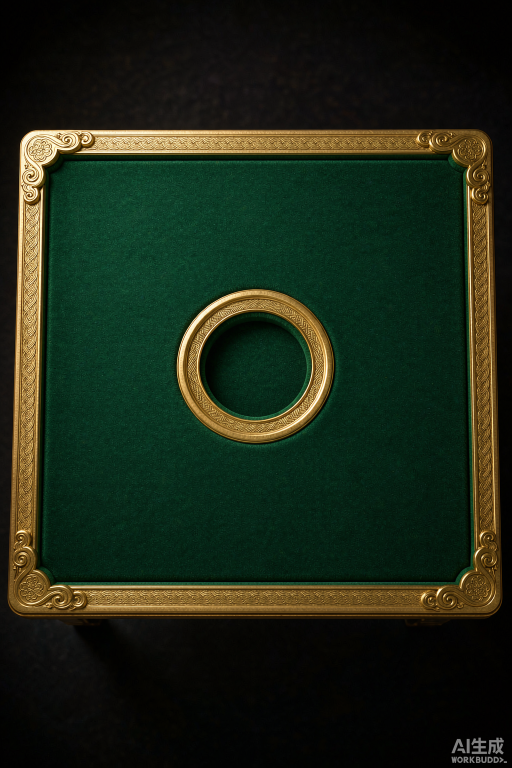
#> input picture generated-images/game-start-table-v2/Photorealistic_top_down_orthog_2026-10-04T15-20-46.png, 1024 x 1536 px, found by its file name (shown at 1/2 size)
$ python refine_final.py
#> lines starting #> are read from the running program, lines starting #| are printed output that depends on the picture; after the words box and inside, x2 and y2 are one past the last pixel; in counts of white or black regions, pixels touching at a corner belong together
# -*- coding: utf-8 -*-
"""定稿资产精修 v3（三处修正）：
  ① 裁切中心：改用「毡面中心」（正方、可靠），不再用被单行噪点带偏的桌体框中心。
  ② 桌框外扩量：改多行/多列采样取中位数，并对异常小值（< 其他三边中位数 30%）做修正。
  ③ 骰子判据：白晕改为「边缘带 vs 紧邻内部环」比较（核心含朱红点会压低均值，导致误报）；
     反预乘后清理极低 alpha 像素的 RGB（消除透明区彩色残留）。
"""
import os
import json
import numpy as np
import cv2
from PIL import Image
from scipy import ndimage

ROOT = '/Users/consli/WorkBuddy/2026-10-04-19-15-36'
SRC_TABLE = ROOT + '/generated-images/game-start-table-v2/Photorealistic_top_down_orthog_2026-10-04T15-20-46.png'
PROC = ROOT + '/docs-verify/game-5/game-start/proc'
OUT = PROC + '/final'
os.makedirs(OUT, exist_ok=True)
rep = []

LUMW = np.array([0.299, 0.587, 0.114], dtype=np.float32)


def hsv(a):
    r, g, b = a[..., 0], a[..., 1], a[..., 2]
    mx = a.max(-1); mn = a.min(-1); d = mx - mn
    s = np.where(mx > 1e-6, d / np.maximum(mx, 1e-6), 0); v = mx
    h = np.zeros_like(mx); nz = d > 1e-6
    i = nz & (mx == r); h[i] = (60 * ((g[i] - b[i]) / d[i])) % 360
    i = nz & (mx == g); h[i] = 60 * ((b[i] - r[i]) / d[i]) + 120
    i = nz & (mx == b); h[i] = 60 * ((r[i] - g[i]) / d[i]) + 240
    return h, s, v


def felt_mask(a):
    h_, s_, v_ = hsv(a)
    m = (h_ > 95) & (h_ < 175) & (s_ > 0.22) & (v_ > 0.10)
    H, W = m.shape
    m[int(H * .93):, int(W * .80)] = False
    m[int(H * .93):, int(W * .80):] = False
    lb, n = ndimage.label(m)
    if n > 1:
        sz = ndimage.sum(m, lb, range(1, n + 1))
        m = (lb == int(np.argmax(sz)) + 1)
    return m


def orth(m):
    ys, xs = np.where(m)
    y0, y1 = ys.min(), ys.max()
    Y, L, R = [], [], []
    for y in range(int(y0 + (y1 - y0) * .20), int(y0 + (y1 - y0) * .85), 6):
        xr = np.where(m[y])[0]
        if len(xr) > 60:
            Y.append(y); L.append(xr.min()); R.append(xr.max())
    Y = np.array(Y); L = np.array(L); R = np.array(R)
    kl = np.polyfit(Y, L, 1)[0] * 100
    kr = np.polyfit(Y, R, 1)[0] * 100
    ws = R - L
    return abs(kl - kr), (ws.max() - ws.min()) / ws.mean() * 100


def fit_corners(m):
    ys, xs = np.where(m)
    y0, y1, x0, x1 = ys.min(), ys.max(), xs.min(), xs.max()
    Y, L, R = [], [], []
    for y in range(int(y0 + (y1 - y0) * .15), int(y0 + (y1 - y0) * .86), 4):
        xr = np.where(m[y])[0]
        if len(xr) > 60:
            Y.append(y); L.append(xr.min()); R.append(xr.max())
    kl, bl = np.polyfit(np.array(Y), np.array(L), 1)
    kr, br = np.polyfit(np.array(Y), np.array(R), 1)
    X, T, B = [], [], []
    for x in range(int(x0 + (x1 - x0) * .15), int(x0 + (x1 - x0) * .86), 4):
        yc = np.where(m[:, x])[0]
        if len(yc) > 60:
            X.append(x); T.append(yc.min()); B.append(yc.max())
    kt, bt = np.polyfit(np.array(X), np.array(T), 1)
    kb, bb = np.polyfit(np.array(X), np.array(B), 1)

    def ix(kh, bh, kv, bv):
        y = (kh * bv + bh) / (1 - kh * kv)
        return np.array([kv * y + bv, y], np.float32)
    return np.array([ix(kt, bt, kl, bl), ix(kt, bt, kr, br), ix(kb, bb, kr, br), ix(kb, bb, kl, bl)])


def tray_metrics(a):
    h_, s_, v_ = hsv(a)
    cd = a.shape[0]
    gold = (h_ > 26) & (h_ < 64) & (s_ > 0.28) & (v_ > 0.32)
    gold[:int(cd * .18), :] = False; gold[int(cd * .82):, :] = False
    gold[:, :int(cd * .18)] = False; gold[:, int(cd * .82):] = False
    gy, gx = np.where(gold)
    cx, cy = gx.mean(), gy.mean()
    rx = np.percentile(np.abs(gx - cx), 99)
    ry = np.percentile(np.abs(gy - cy), 99)
    return cx / cd, cy / cd, rx / cd, rx / ry


# ==================== ① 桌图 C ====================
img = cv2.imread(SRC_TABLE)
#> img is the input picture: shape (1536, 1024, 3); mean B, G, R 22.7, 38.9, 28.5
rgb = cv2.cvtColor(img, cv2.COLOR_BGR2RGB).astype(np.float32) / 255
m0 = felt_mask(rgb)
#> in hsv, `nz = d > 1e-06`:
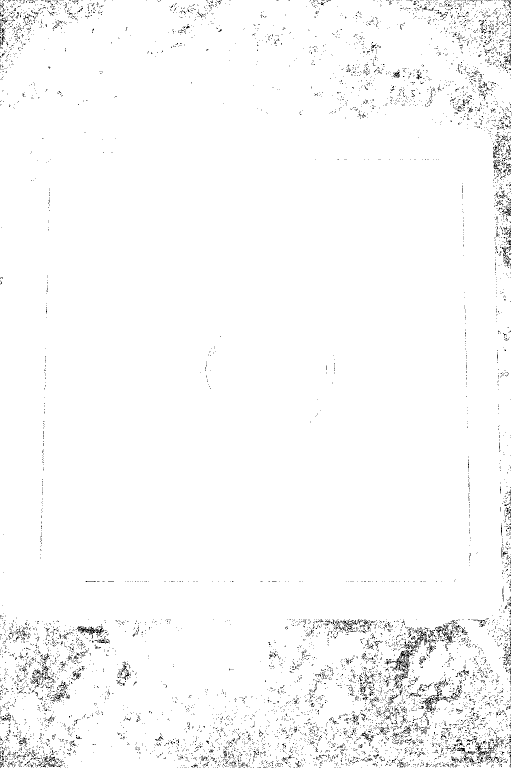
#> nz: shape (1536, 1024) bool (shown at 1/2 size); 97.8% white; black in thin lines or dots
#> in felt_mask, `lb, n = ndimage.label(m)`:
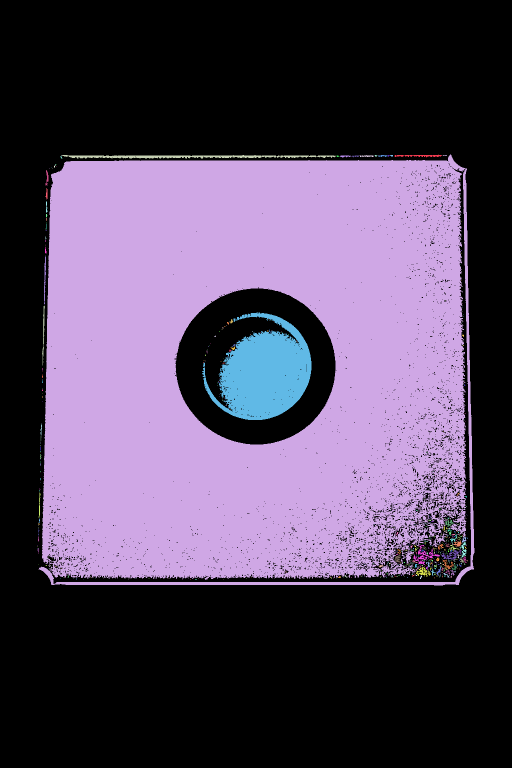
#> lb: shape (1536, 1024) int32 (shown at 1/2 size); 645 distinct labels, from 0 to 644; one colour per label, 0 black
#> in felt_mask, `lb, n = ndimage.label(m)`: n = 644
#> in felt_mask, `sz = ndimage.sum(m, lb, range(1, n + 1))`: sz = 644 values, max 602107 at index 1, min 1 at index 9, mean 990
o_b, t_b = orth(m0)
#> in orth, `y0, y1 = ys.min(), ys.max()`: y0 = 309; y1 = 1170
#> after the loop in orth, `for y in range(int(y0 + (y1 - y0) * .20), int(y0 + (y1 - y0) * .85), 6):`: L = 94 values, max 98 at index 0, min 85 at index 93, mean 91.94; R = 94 values, max 946 at index 90, min 934 at index 0, mean 939.6; Y = 94 values from 481 to 1039
#> in orth, `kl = np.polyfit(Y, L, 1)[0] * 100`: kl = -2.2
#> in orth, `kr = np.polyfit(Y, R, 1)[0] * 100`: kr = 2.26
#> in orth, `ws = R - L`: ws = 94 values, max 861 at index 93, min 836 at index 0, mean 847.7
#> o_b = 4.46; t_b = 2.95
P = fit_corners(m0)
#> in fit_corners, `y0, y1, x0, x1 = ys.min(), ys.max(), xs.min(), xs.max()`: y0 = 309; y1 = 1170; x0 = 77; x1 = 948
#> after the loop in fit_corners, `for y in range(int(y0 + (y1 - y0) * .15), int(y0 + (y1 - y0) * .86), 4):`: L = 153 values, max 99 at index 0, min 85 at index 147, mean 92.44; R = 153 values from 933 to 946; Y = 153 values from 438 to 1046
#> in fit_corners, `kl, bl = np.polyfit(np.array(Y), np.array(L), 1)`: kl = -0.022; bl = 108.8
#> in fit_corners, `kr, br = np.polyfit(np.array(Y), np.array(R), 1)`: kr = 0.0221; br = 922.9
#> after the loop in fit_corners, `for x in range(int(x0 + (x1 - x0) * .15), int(x0 + (x1 - x0) * .86), 4):`: B = 155 values from 1169 to 1169; T = 155 values, max 322 at index 0, min 320 at index 144, mean 321; X = 155 values from 207 to 823
#> in fit_corners, `kt, bt = np.polyfit(np.array(X), np.array(T), 1)`: kt = -0.000646; bt = 321.4
#> in fit_corners, `kb, bb = np.polyfit(np.array(X), np.array(B), 1)`: kb = -5.74e-16; bb = 1169
#> in ix, `y = (kh * bv + bh) / (1 - kh * kv)`: y = 321.3
#> P = [[101.7, 321.3], [930, 320.8], [948.7, 1169], [83.05, 1169]]
Lx = (P[0][0] + P[3][0]) / 2; Rx = (P[1][0] + P[2][0]) / 2
#> after `Lx = (P[0][0] + P[3][0]) / 2`: Lx = 92.38
#> after `Rx = (P[1][0] + P[2][0]) / 2`: Rx = 939.3
Ty = (P[0][1] + P[1][1]) / 2; By = (P[3][1] + P[2][1]) / 2
#> after `Ty = (P[0][1] + P[1][1]) / 2`: Ty = 321
#> after `By = (P[3][1] + P[2][1]) / 2`: By = 1169
side = ((Rx - Lx) + (By - Ty)) / 2
#> side = 847.5
cxx, cyy = (Lx + Rx) / 2, (Ty + By) / 2
#> cxx = 515.9; cyy = 745
Q = np.array([[cxx - side / 2, cyy - side / 2], [cxx + side / 2, cyy - side / 2],
              [cxx + side / 2, cyy + side / 2], [cxx - side / 2, cyy + side / 2]], np.float32)
#> Q = [[92.12, 321.3], [939.6, 321.3], [939.6, 1168.7], [92.12, 1168.7]]
M = cv2.getPerspectiveTransform(P, Q)
#> M = [[1.04, 0.0279, -21.2], [0.000947, 1.08, -20.36], [8.11e-07, 5.42e-05, 1]]
warp = np.clip(cv2.warpPerspective(rgb, M, (img.shape[1], img.shape[0]), flags=cv2.INTER_LANCZOS4), 0, 1)
m1 = felt_mask(warp)
#> in hsv (call 2), `h[i] = 60 * ((r[i] - g[i]) / d[i]) + 240`:
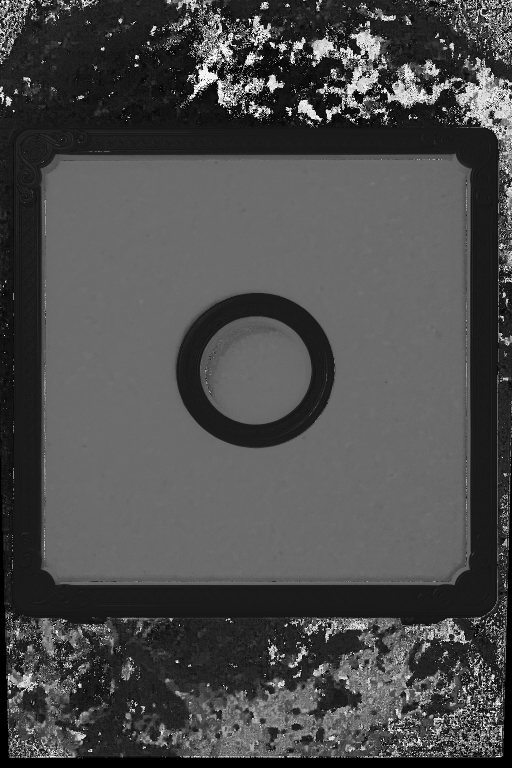
#> h: shape (1536, 1024) float32 (shown at 1/2 size); min 0, max 360, mean 107.8; drawn with min black and max white
#> in felt_mask (call 2), `lb, n = ndimage.label(m)`:
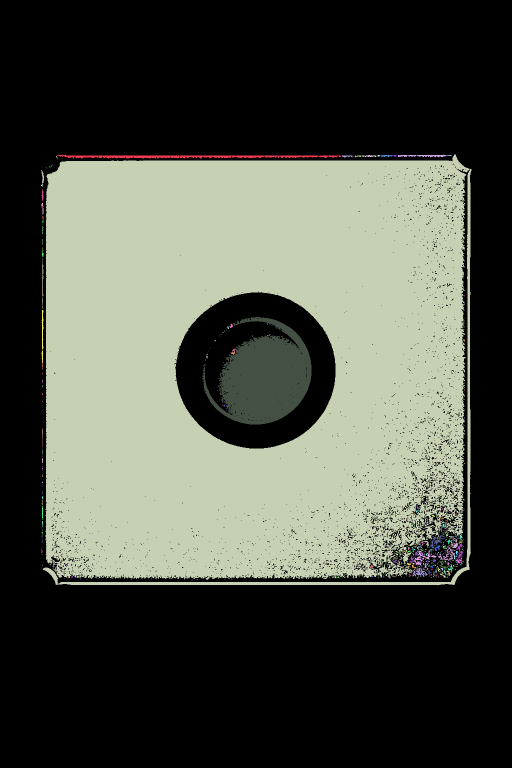
#> lb: shape (1536, 1024) int32 (shown at 1/2 size); 575 distinct labels, from 0 to 574; one colour per label, 0 black
#> in felt_mask (call 2), `lb, n = ndimage.label(m)`: n = 574
#> in felt_mask (call 2), `sz = ndimage.sum(m, lb, range(1, n + 1))`: sz = 574 values, max 603758 at index 2, min 1 at index 11, mean 1113.8
#> in felt_mask (call 2), `m = (lb == int(np.argmax(sz)) + 1)`:
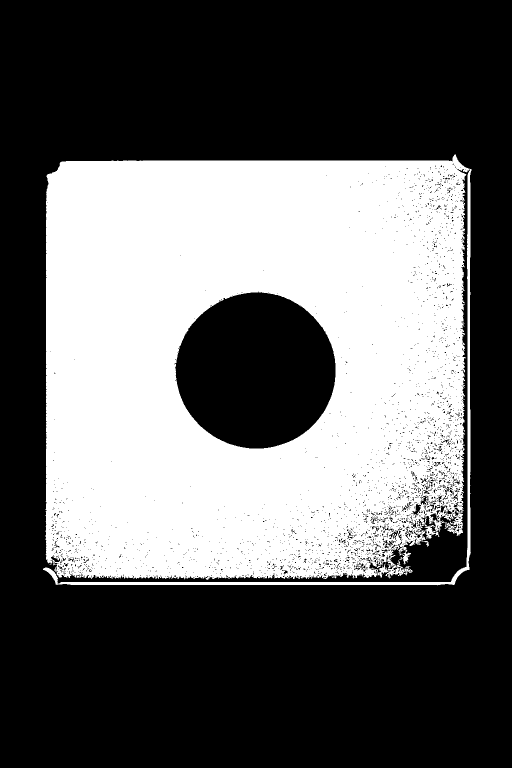
#> m: shape (1536, 1024) bool (shown at 1/2 size); 38.4% white; 1 white region, box (x1, y1, x2, y2) and area: (86, 309, 943, 1171) 603758
o_a, t_a = orth(m1)
#> o_a = 0.0635; t_a = 0.236

rep.append('=== ① 桌图 C · 手工单应校正 ===')
rep.append('正交度  %.2f → %.2f px/100px      毡面宽度波动  %.2f%% → %.2f%%'
           % (o_b, o_a, t_b, t_a))
use_rect = o_a < o_b
#> use_rect = True
base = warp if use_rect else rgb
rep.append('择优：%s' % ('✅ 手工单应校正版（改善 %.0f%%）' % ((1 - o_a / o_b) * 100) if use_rect else '原始直裁版'))

# —— 裁切 v3：多行采样取中位数 + 异常值修正 + 以毡面中心裁切
a = base
H, W = a.shape[:2]
mm = felt_mask(a)
ys, xs = np.where(mm)
fx0, fx1, fy0, fy1 = int(xs.min()), int(xs.max()), int(ys.min()), int(ys.max())
#> fx0 = 86; fx1 = 942; fy0 = 309; fy1 = 1170
lum = a @ LUMW
fcx, fcy = (fx0 + fx1) / 2, (fy0 + fy1) / 2
#> fcx = 514; fcy = 739.5


def run_len(sample, start, step, lim, t=0.07):
    i, n = start, 0
    while (step > 0 and i < lim) or (step < 0 and i > lim):
        if sample(i) < t:
            break
        n += 1; i += step
    return n


hgt = fy1 - fy0
#> hgt = 861
wdh = fx1 - fx0
#> wdh = 856
rows = [int(fy0 + hgt * f) for f in np.linspace(.22, .78, 15)]
#> rows = [498, 532, 567, 601, 636, 670, 705, 739, 773, 808, 842, 877, 911, 946, 980]
cols = [int(fx0 + wdh * f) for f in np.linspace(.22, .78, 15)]
#> cols = [274, 308, 342, 377, 411, 445, 479, 514, 548, 582, 616, 650, 685, 719, 753]
el = int(np.median([run_len(lambda x, y=y: lum[y, x], fx0 - 1, -1, 0) for y in rows]))
#> el = 1
er = int(np.median([run_len(lambda x, y=y: lum[y, x], fx1 + 1, +1, W - 1) for y in rows]))
#> er = 52
et = int(np.median([run_len(lambda y, x=x: lum[y, x], fy0 - 1, -1, 0) for x in cols]))
#> et = 53
eb = int(np.median([run_len(lambda y, x=x: lum[y, x], fy1 + 1, +1, H - 1) for x in cols]))
#> eb = 63
raw_ext = dict(L=el, R=er, T=et, B=eb)
#> raw_ext = {'L': 1, 'R': 52, 'T': 53, 'B': 63}
med = float(np.median([el, er, et, eb]))
#> med = 52.5
fixed = {}
for k, v in raw_ext.items():
    fixed[k] = int(med) if v < med * 0.30 else v
#> this loop made 4 passes
#> (k, v) on passes 1 to 4: ('L', 1), ('R', 52), ('T', 53), ('B', 63)
#> after the loop, fixed = {'L': 52, 'R': 52, 'T': 53, 'B': 63}
rep.append('桌框外扩量  原始 L%d R%d T%d B%d → 中位数 %.0f → 修正后 %s'
           % (el, er, et, eb, med, fixed))

body_w = (fx1 - fx0 + 1) + fixed['L'] + fixed['R']
#> body_w = 961
body_h = (fy1 - fy0 + 1) + fixed['T'] + fixed['B']
#> body_h = 978
side_px = int(max(body_w, body_h) * 1.03)
#> side_px = 1007
x0 = int(round(fcx - side_px / 2))
#> x0 = 10
y0 = int(round(fcy - side_px / 2))
#> y0 = 236
x0 = max(0, min(x0, W - side_px)); y0 = max(0, min(y0, H - side_px))
crop = Image.fromarray((base * 255).round().astype(np.uint8), 'RGB').crop((x0, y0, x0 + side_px, y0 + side_px))
rep.append('桌体 %.0f×%.0f → 裁切边长 %d，以毡面中心 (%.0f, %.0f) 为心 → 框 (%d, %d)'
           % (body_w, body_h, side_px, fcx, fcy, x0, y0))

im750 = crop.resize((750, 750), Image.LANCZOS)
im750.save(OUT + '/table_C_750.jpg', quality=88, optimize=True, progressive=True)
crop.resize((1024, 1024), Image.LANCZOS).save(OUT + '/table_C_1024.jpg', quality=90, optimize=True, progressive=True)

ca = np.asarray(im750).astype(np.float32) / 255
o_f, t_f = orth(felt_mask(ca))
#> in hsv (call 4), `mn = a.min(-1)`:
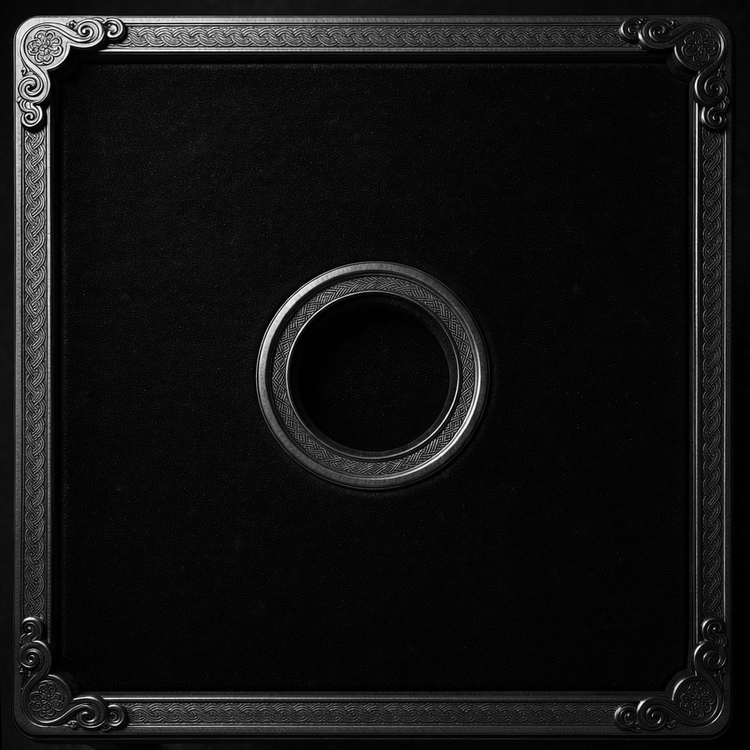
#> mn: shape (750, 750) float32; min 0, max 1, mean 0.0762
#> in hsv (call 4), `d = mx - mn`:
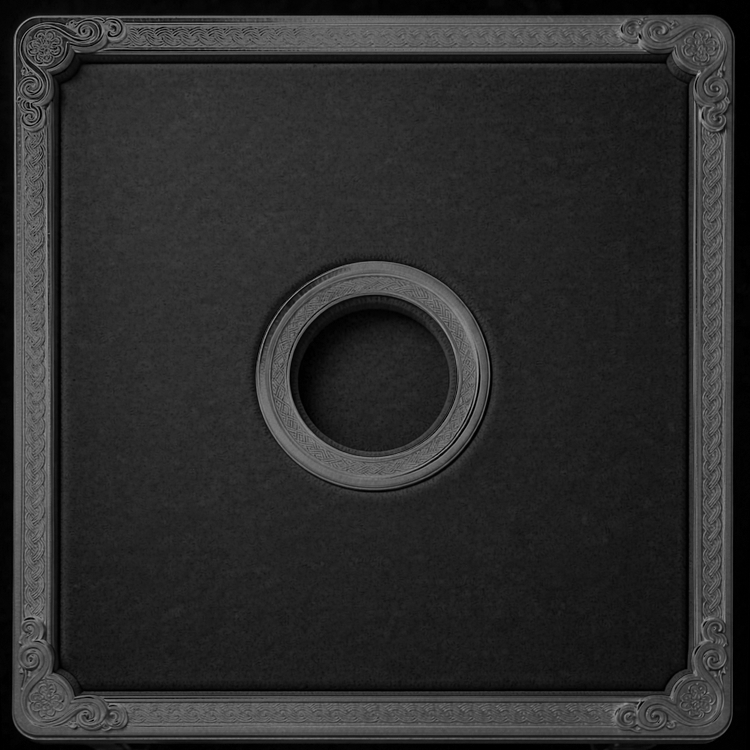
#> d: shape (750, 750) float32; min 0, max 0.706, mean 0.174
#> o_f = 0.0793; t_f = 0.159
tcx_n, tcy_n, tr_n, ratio = tray_metrics(ca)
#> in tray_metrics, `gy, gx = np.where(gold)`: gy = 18476 values from 261 to 489; gx = 18476 values, max 489 at index 8368, min 256 at index 8307, mean 373.2
#> in tray_metrics, `cx, cy = gx.mean(), gy.mean()`: cx = 373.2; cy = 376.2
#> in tray_metrics, `rx = np.percentile(np.abs(gx - cx), 99)`: rx = 114.2
#> in tray_metrics, `ry = np.percentile(np.abs(gy - cy), 99)`: ry = 111.8
#> tcx_n = 0.498; tcy_n = 0.502; tr_n = 0.152; ratio = 1.02
# 居中度复检：毡面在成品图中的左右/上下留白
mf = felt_mask(ca)
yy, xx = np.where(mf)
plt_ = xx.min(); prt = 750 - 1 - xx.max(); ptop = yy.min(); pbot = 750 - 1 - yy.max()
#> after `plt_ = xx.min()`: plt_ = 57
#> after `prt = 750 - 1 - xx.max()`: prt = 55
#> after `ptop = yy.min()`: ptop = 54
#> after `pbot = 750 - 1 - yy.max()`: pbot = 54
rep.append('')
rep.append('【成品 750×750】%d KB   （毡面留白 左%d 右%d 上%d 下%d，对称性复检）'
           % (os.path.getsize(OUT + '/table_C_750.jpg') // 1024, plt_, prt, ptop, pbot))
rep.append('  正交度 %.2f   毡面宽度波动 %.2f%%' % (o_f, t_f))
rep.append('  骰盘圆心 归一化 (%.4f, %.4f) → 750 设计值 (%.0f, %.0f) → 屏绝对 y=292 (%.0f, %.0f)'
           % (tcx_n, tcy_n, tcx_n * 750, tcy_n * 750, tcx_n * 750, 292 + tcy_n * 750))
rep.append('  骰盘直径 %.1f 设计值（占桌面 %.1f%%）  长宽比 %.4f' % (tr_n * 2 * 750, tr_n * 2 * 100, ratio))

# ==================== ② 骰子 bone4 ====================
#> (the run stopped early here; a loop or call above may not have finished)
